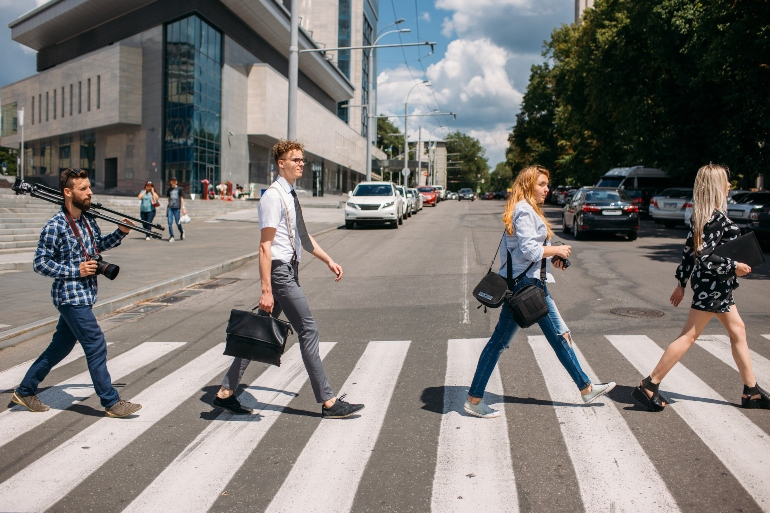
#> input picture images/pedestrian.jpg, 770 x 513 px
$ python image_pyramids.py
#> lines starting #> are read from the running program, lines starting #| are printed output that depends on the picture
import matplotlib
matplotlib.use('Qt5Agg')

import numpy as np
import cv2 as cv
import matplotlib.pyplot as plt

img = cv.imread('images/pedestrian.jpg')
#> img is the input picture: shape (513, 770, 3); mean B, G, R 117.2, 120.5, 124.1
img = cv.cvtColor(img, cv.COLOR_BGR2RGB)


lower_reso = cv.pyrDown(img)
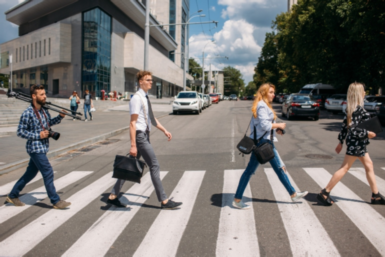
#> lower_reso: shape (257, 385, 3); mean R, G, B 124.1, 120.6, 117.3
higher_reso = cv.pyrUp(lower_reso)
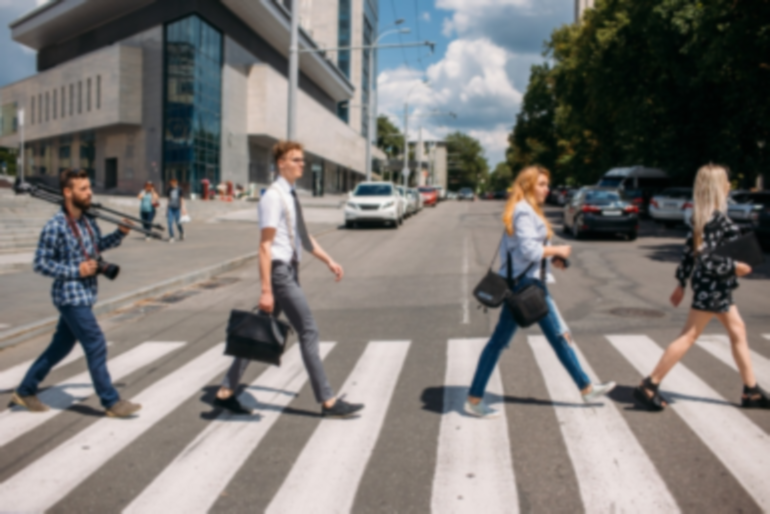
#> higher_reso: shape (514, 770, 3); mean R, G, B 124.2, 120.6, 117.4

plt.subplot(221),plt.imshow(img),plt.title('Original')
plt.subplot(222),plt.imshow(lower_reso),plt.title('Downsampled')
plt.subplot(223),plt.imshow(higher_reso),plt.title('Upsampled')
plt.subplot(224),plt.imshow(cv.subtract(img, higher_reso[1:])),plt.title('Laplacian')
plt.show()
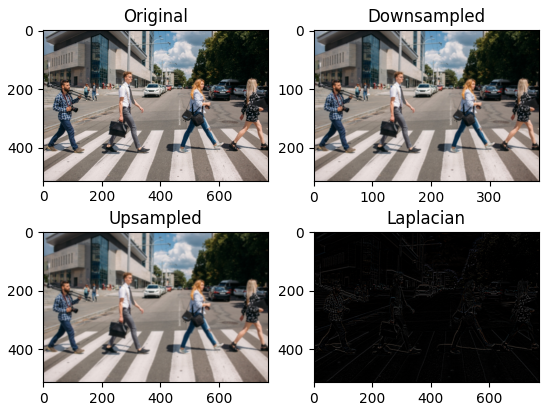
#> figure drawn by matplotlib, 4 panels
